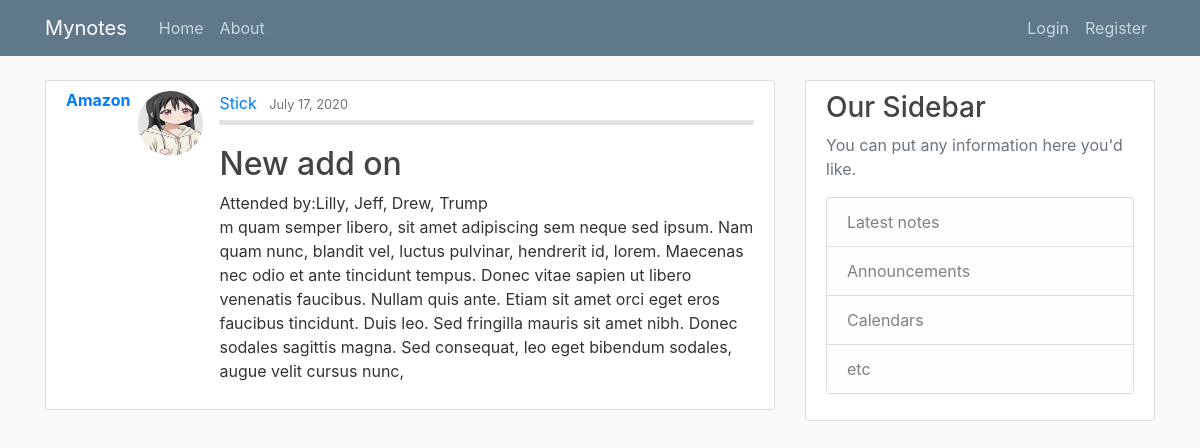
/post/5/, run on the app's committed database.
### Mynotes/models.py (models this page shows, shortened)
class Post(models.Model):
    organization = models.CharField(max_length=100)
    agenda = models.CharField(max_length=300)
    author = models.ForeignKey(User, on_delete=models.CASCADE)
    attendance = models.TextField()
    content =  models.TextField()
    date_posted = models.DateTimeField(default=timezone.now)

### users/models.py (models this page shows, shortened)
class Profile(models.Model):
    user = models.OneToOneField(User, on_delete=models.CASCADE)
    image = models.ImageField(default='default.jpg', upload_to='profile_pics')

### Mynotes/views.py (the view)
# urls.py: path('post/<int:pk>/', PostDetailView.as_view(), name='post-detail'),
class PostDetailView(DetailView):
    model = Post

### Mynotes/templates/Mynotes/post_detail.html (shortened to what this page needs)
{% extends "Mynotes/base.html" %}
{% block content %}
  <article class="media content-section">
    <h6><b><a class="mr-2" href="#">{{ post.organization }}</a></b></h6>
    <img class="rounded-circle article-img" src="{{ object.author.profile.image.url }}">
    <div class="media-body">
      <div class="article-metadata">
        <a class="mr-2" href="#">{{ object.author }}</a>
        <small class="text-muted">{{ object.date_posted|date:"F d, Y" }}</small>
      </div>
      <h2 class="article-title">{{ object.agenda }}</h2>
      <h7>Attended by:{{ object.attendance }}</h7>
      <p class="article-content">{{ object.content }}</p>
    </div>
  </article>
{% endblock content %}

### Mynotes/static/Mynotes/main.css (style rules this page uses)
body { background: #fafafa; color: #333333; margin-top: 5rem; }
h1, h2, h3, h4, h5, h6 { color: #444444; }
.content-section { background: #ffffff; padding: 10px 20px; border: 1px solid #dddddd; border-radius: 3px; margin-bottom: 20px; }
.article-content { white-space: pre-line; }
.article-img { height: 65px; width: 65px; margin-right: 16px; }
.article-metadata { padding-bottom: 5px; margin-bottom: 20px; border-bottom: 5px solid #e3e3e3 }

### data on the page
Post: organization "Amazon", author.profile.image (picture), author "Stick", date_posted "July 17, 2020", agenda "New add on", attendance "Lilly, Jeff, Drew, Trump", content "m quam semper libero, sit amet adipiscing sem neque sed ipsum. Nam quam nunc, blandit vel, luctus pulvinar, hendrerit id, lorem. Maecenas nec odio et ante tincidunt tempus. Donec vitae sapien ut libero venenatis faucibus. Nullam quis ante. Etiam sit amet orci eget eros faucibus tincidunt. Duis leo. Sed fringilla mauris sit amet nibh. Donec sodales sagittis magna. Sed consequat, leo eget bibendum sodales, augue velit cursus nunc,"
